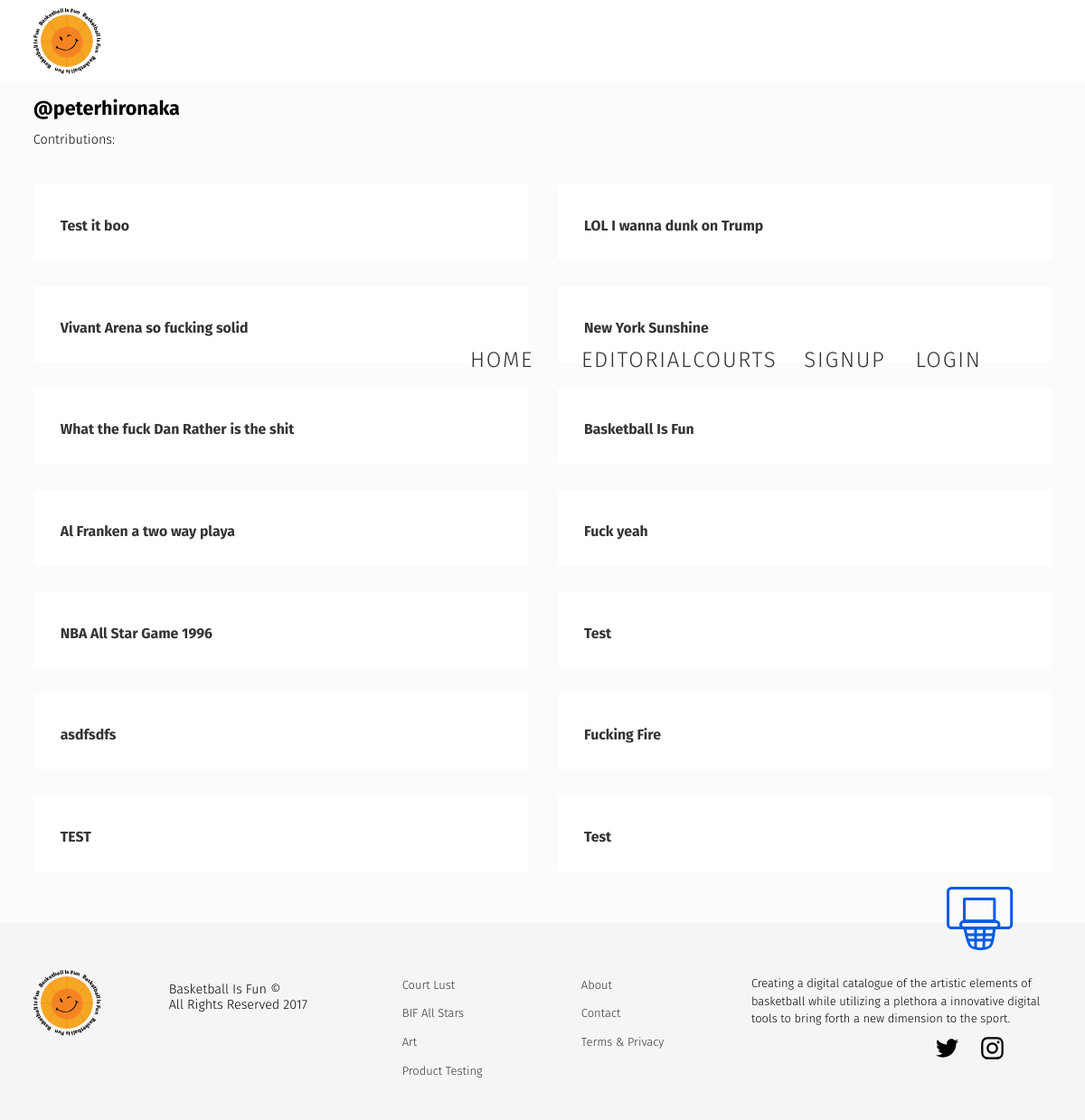
Screenshot of /profiles/peterhironaka/ with the database file from the repository.
### forum/models.py (models this page shows, shortened)
class Forum(models.Model):
    user = models.ForeignKey(settings.AUTH_USER_MODEL, default=1)
    title = models.CharField(max_length=120)
    slug = models.SlugField(unique=True)
    height_field = models.IntegerField(default=0)
    width_field = models.IntegerField(default=0)
    content = models.TextField()
    likes = models.ManyToManyField(settings.AUTH_USER_MODEL, blank=True, related_name='forum_likes')
    draft = models.BooleanField(default=False)
    publish = models.DateField(auto_now=False, auto_now_add=False)
    updated = models.DateTimeField(auto_now=True, auto_now_add=False)
    timestamp = models.DateTimeField(auto_now=False, auto_now_add=True)
    objects = ForumManager()
    def get_absolute_url(self):
        return reverse("forum:detail", kwargs={"slug": self.slug})
    class Meta:
        ordering = ["-timestamp", "-updated"]

### accounts/views.py (the view)
# urls.py: url(r'^(?P<username>[\w.@+-]+)/$', UserDetailView.as_view(), name='detail'),
class UserDetailView(DetailView):
    template_name = 'user_detail.html'
    queryset = User.objects.all()
    def get_object(self):
        return get_object_or_404(User, username__iexact=self.kwargs.get("username"))

### templates/user_detail.html (shortened to what this page needs)
{% extends "base.html" %}
{% load urlify %}
{% block content %}
<div class="author">
<h2>@{{object.username}} </h2>
<p>Contributions:</p>
</div>
{% for forum in object.forum_set.all %}
<div class='account-page--content'>
<h3><a href="{{forum.get_absolute_url}}">{{ forum.title }}</a></h3>
</div>
{% endfor %}
{% endblock content %}

### static/css/base.css (style rules this page uses)
html, body { height: 100%; margin: 0; }
body { font-family: 'Fira Sans', sans-serif; margin: 0; border: 0; padding: 0; font-weight: 300; -webkit-text-size-adjust: 100%; -webkit-font-feature-settings: "kern" 1; -moz-font-feature-settings: "kern" 1; -o-font-feature-settings: "kern" 1; font-feature-settings: "kern" 1; font-kerning: normal; background-color: #fbfbfb; line-height: 1.4; font-size: .9em; }
a { color: #333; text-decoration: none; }
p { margin: 10px 0; }
h1, h2, h3, h4 { margin: 0; }
h3 { font-size: 1.1em; line-height: 1; margin: 0; padding: 8px 0 0; }
.account-page--content { grid-column: auto / span 2; margin: 1em 0; background: white; padding: 30px; }
.author { grid-column: auto / span 3; padding: 1em 0; }

### rows the page displays
Forum: title "Test it boo"
Forum: title "LOL I wanna dunk on Trump"
Forum: title "Vivant Arena so fucking solid"
Forum: title "New York Sunshine"
Forum: title "What the fuck Dan Rather is the shit"
Forum: title "Basketball Is Fun"
Forum: title "Al Franken a two way playa"
Forum: title "Fuck yeah"
Forum: title "NBA All Star Game 1996"
Forum: title "Test"
Forum: title "asdfsdfs"
Forum: title "Fucking Fire"
Forum: title "TEST"
Forum: title "Test"

### other values shown
{{ object.username }} "peterhironaka"
